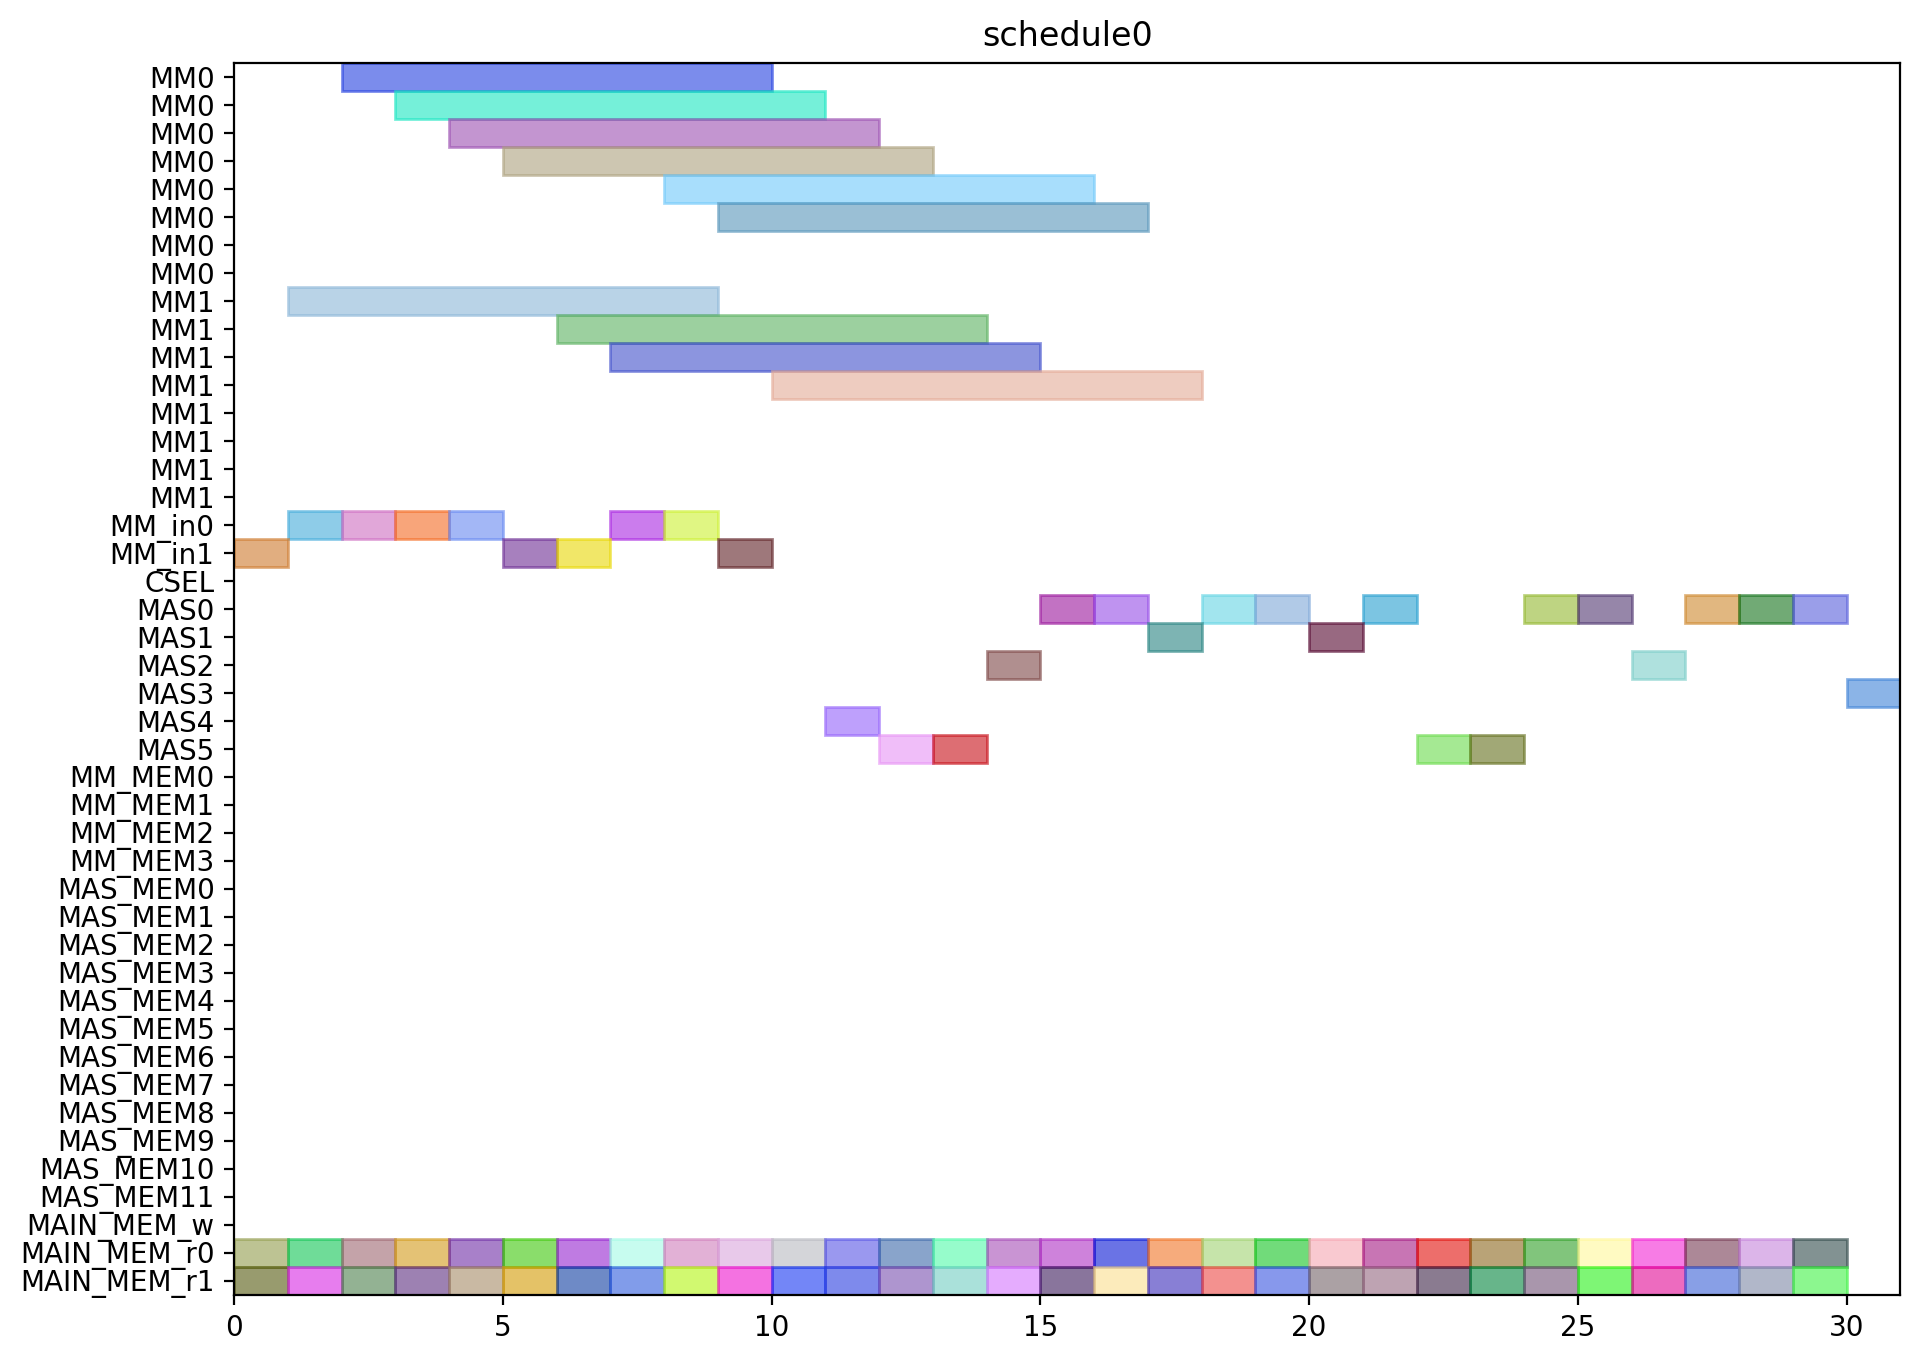

The script that drew this image:
from pyschedule import Scenario, solvers, plotters, alt


def solve():
	horizon = 131
	S = Scenario("schedule0", horizon=horizon)

	# resource
	MM = S.Resources('MM', num=2, size=8)
	MM_in = S.Resources('MM_in', num=2)
	CSEL = S.Resource('CSEL')
	MAS = S.Resources('MAS', num=6, size=1, periods=range(1, horizon))
	MM_MEM = S.Resources('MM_MEM', num=4)
	MAS_MEM = S.Resources('MAS_MEM', num=12)
	MAIN_MEM_w = S.Resource('MAIN_MEM_w', size=1)
	MAIN_MEM_r = S.Resources('MAIN_MEM_r', num=2)

	# result of previous scheduling

	# new tasks
	c_aa_a1_0 = S.Task('c_aa_a1_0', length=1, delay_cost=1)
	c_aa_a1_0 += alt(MAS)
	c_aa_a1_0_mem0 = S.Task('c_aa_a1_0_mem0', length=1, delay_cost=1)
	c_aa_a1_0_mem0 += MAIN_MEM_r[0]
	S += c_aa_a1_0_mem0 <= c_aa_a1_0

	c_aa_a1_0_mem1 = S.Task('c_aa_a1_0_mem1', length=1, delay_cost=1)
	c_aa_a1_0_mem1 += MAIN_MEM_r[1]
	S += c_aa_a1_0_mem1 <= c_aa_a1_0

	c_aa_a1_1 = S.Task('c_aa_a1_1', length=1, delay_cost=1)
	c_aa_a1_1 += alt(MAS)
	c_aa_a1_1_mem0 = S.Task('c_aa_a1_1_mem0', length=1, delay_cost=1)
	c_aa_a1_1_mem0 += MAIN_MEM_r[0]
	S += c_aa_a1_1_mem0 <= c_aa_a1_1

	c_aa_a1_1_mem1 = S.Task('c_aa_a1_1_mem1', length=1, delay_cost=1)
	c_aa_a1_1_mem1 += MAIN_MEM_r[1]
	S += c_aa_a1_1_mem1 <= c_aa_a1_1

	c_aa_t10 = S.Task('c_aa_t10', length=1, delay_cost=1)
	c_aa_t10 += alt(MAS)
	c_aa_t10_mem0 = S.Task('c_aa_t10_mem0', length=1, delay_cost=1)
	c_aa_t10_mem0 += MAIN_MEM_r[0]
	S += c_aa_t10_mem0 <= c_aa_t10

	c_aa_t10_mem1 = S.Task('c_aa_t10_mem1', length=1, delay_cost=1)
	c_aa_t10_mem1 += MAIN_MEM_r[1]
	S += c_aa_t10_mem1 <= c_aa_t10

	c_aa_t11 = S.Task('c_aa_t11', length=1, delay_cost=1)
	c_aa_t11 += alt(MAS)
	c_aa_t11_mem0 = S.Task('c_aa_t11_mem0', length=1, delay_cost=1)
	c_aa_t11_mem0 += MAIN_MEM_r[0]
	S += c_aa_t11_mem0 <= c_aa_t11

	c_aa_t11_mem1 = S.Task('c_aa_t11_mem1', length=1, delay_cost=1)
	c_aa_t11_mem1 += MAIN_MEM_r[1]
	S += c_aa_t11_mem1 <= c_aa_t11

	c_aa_t3_t0 = S.Task('c_aa_t3_t0', length=8, delay_cost=1)
	c_aa_t3_t0 += alt(MM)
	c_aa_t3_t0_in = S.Task('c_aa_t3_t0_in', length=1, delay_cost=1)
	c_aa_t3_t0_in += alt(MM_in)
	S += c_aa_t3_t0_in*MM_in[0]<=c_aa_t3_t0*MM[0]
	S += c_aa_t3_t0_in*MM_in[1]<=c_aa_t3_t0*MM[1]
	c_aa_t3_t0_mem0 = S.Task('c_aa_t3_t0_mem0', length=1, delay_cost=1)
	c_aa_t3_t0_mem0 += MAIN_MEM_r[0]
	S += c_aa_t3_t0_mem0 <= c_aa_t3_t0

	c_aa_t3_t0_mem1 = S.Task('c_aa_t3_t0_mem1', length=1, delay_cost=1)
	c_aa_t3_t0_mem1 += MAIN_MEM_r[1]
	S += c_aa_t3_t0_mem1 <= c_aa_t3_t0

	c_aa_t3_t1 = S.Task('c_aa_t3_t1', length=8, delay_cost=1)
	c_aa_t3_t1 += alt(MM)
	c_aa_t3_t1_in = S.Task('c_aa_t3_t1_in', length=1, delay_cost=1)
	c_aa_t3_t1_in += alt(MM_in)
	S += c_aa_t3_t1_in*MM_in[0]<=c_aa_t3_t1*MM[0]
	S += c_aa_t3_t1_in*MM_in[1]<=c_aa_t3_t1*MM[1]
	c_aa_t3_t1_mem0 = S.Task('c_aa_t3_t1_mem0', length=1, delay_cost=1)
	c_aa_t3_t1_mem0 += MAIN_MEM_r[0]
	S += c_aa_t3_t1_mem0 <= c_aa_t3_t1

	c_aa_t3_t1_mem1 = S.Task('c_aa_t3_t1_mem1', length=1, delay_cost=1)
	c_aa_t3_t1_mem1 += MAIN_MEM_r[1]
	S += c_aa_t3_t1_mem1 <= c_aa_t3_t1

	c_aa_t3_t2 = S.Task('c_aa_t3_t2', length=1, delay_cost=1)
	c_aa_t3_t2 += alt(MAS)
	c_aa_t3_t2_mem0 = S.Task('c_aa_t3_t2_mem0', length=1, delay_cost=1)
	c_aa_t3_t2_mem0 += MAIN_MEM_r[0]
	S += c_aa_t3_t2_mem0 <= c_aa_t3_t2

	c_aa_t3_t2_mem1 = S.Task('c_aa_t3_t2_mem1', length=1, delay_cost=1)
	c_aa_t3_t2_mem1 += MAIN_MEM_r[1]
	S += c_aa_t3_t2_mem1 <= c_aa_t3_t2

	c_aa_t3_t3 = S.Task('c_aa_t3_t3', length=1, delay_cost=1)
	c_aa_t3_t3 += alt(MAS)
	c_aa_t3_t3_mem0 = S.Task('c_aa_t3_t3_mem0', length=1, delay_cost=1)
	c_aa_t3_t3_mem0 += MAIN_MEM_r[0]
	S += c_aa_t3_t3_mem0 <= c_aa_t3_t3

	c_aa_t3_t3_mem1 = S.Task('c_aa_t3_t3_mem1', length=1, delay_cost=1)
	c_aa_t3_t3_mem1 += MAIN_MEM_r[1]
	S += c_aa_t3_t3_mem1 <= c_aa_t3_t3

	c_bb_a1_0 = S.Task('c_bb_a1_0', length=1, delay_cost=1)
	c_bb_a1_0 += alt(MAS)
	c_bb_a1_0_mem0 = S.Task('c_bb_a1_0_mem0', length=1, delay_cost=1)
	c_bb_a1_0_mem0 += MAIN_MEM_r[0]
	S += c_bb_a1_0_mem0 <= c_bb_a1_0

	c_bb_a1_0_mem1 = S.Task('c_bb_a1_0_mem1', length=1, delay_cost=1)
	c_bb_a1_0_mem1 += MAIN_MEM_r[1]
	S += c_bb_a1_0_mem1 <= c_bb_a1_0

	c_bb_a1_1 = S.Task('c_bb_a1_1', length=1, delay_cost=1)
	c_bb_a1_1 += alt(MAS)
	c_bb_a1_1_mem0 = S.Task('c_bb_a1_1_mem0', length=1, delay_cost=1)
	c_bb_a1_1_mem0 += MAIN_MEM_r[0]
	S += c_bb_a1_1_mem0 <= c_bb_a1_1

	c_bb_a1_1_mem1 = S.Task('c_bb_a1_1_mem1', length=1, delay_cost=1)
	c_bb_a1_1_mem1 += MAIN_MEM_r[1]
	S += c_bb_a1_1_mem1 <= c_bb_a1_1

	c_bb_t10 = S.Task('c_bb_t10', length=1, delay_cost=1)
	c_bb_t10 += alt(MAS)
	c_bb_t10_mem0 = S.Task('c_bb_t10_mem0', length=1, delay_cost=1)
	c_bb_t10_mem0 += MAIN_MEM_r[0]
	S += c_bb_t10_mem0 <= c_bb_t10

	c_bb_t10_mem1 = S.Task('c_bb_t10_mem1', length=1, delay_cost=1)
	c_bb_t10_mem1 += MAIN_MEM_r[1]
	S += c_bb_t10_mem1 <= c_bb_t10

	c_bb_t11 = S.Task('c_bb_t11', length=1, delay_cost=1)
	c_bb_t11 += alt(MAS)
	c_bb_t11_mem0 = S.Task('c_bb_t11_mem0', length=1, delay_cost=1)
	c_bb_t11_mem0 += MAIN_MEM_r[0]
	S += c_bb_t11_mem0 <= c_bb_t11

	c_bb_t11_mem1 = S.Task('c_bb_t11_mem1', length=1, delay_cost=1)
	c_bb_t11_mem1 += MAIN_MEM_r[1]
	S += c_bb_t11_mem1 <= c_bb_t11

	c_bb_t3_t0 = S.Task('c_bb_t3_t0', length=8, delay_cost=1)
	c_bb_t3_t0 += alt(MM)
	c_bb_t3_t0_in = S.Task('c_bb_t3_t0_in', length=1, delay_cost=1)
	c_bb_t3_t0_in += alt(MM_in)
	S += c_bb_t3_t0_in*MM_in[0]<=c_bb_t3_t0*MM[0]
	S += c_bb_t3_t0_in*MM_in[1]<=c_bb_t3_t0*MM[1]
	c_bb_t3_t0_mem0 = S.Task('c_bb_t3_t0_mem0', length=1, delay_cost=1)
	c_bb_t3_t0_mem0 += MAIN_MEM_r[0]
	S += c_bb_t3_t0_mem0 <= c_bb_t3_t0

	c_bb_t3_t0_mem1 = S.Task('c_bb_t3_t0_mem1', length=1, delay_cost=1)
	c_bb_t3_t0_mem1 += MAIN_MEM_r[1]
	S += c_bb_t3_t0_mem1 <= c_bb_t3_t0

	c_bb_t3_t1 = S.Task('c_bb_t3_t1', length=8, delay_cost=1)
	c_bb_t3_t1 += alt(MM)
	c_bb_t3_t1_in = S.Task('c_bb_t3_t1_in', length=1, delay_cost=1)
	c_bb_t3_t1_in += alt(MM_in)
	S += c_bb_t3_t1_in*MM_in[0]<=c_bb_t3_t1*MM[0]
	S += c_bb_t3_t1_in*MM_in[1]<=c_bb_t3_t1*MM[1]
	c_bb_t3_t1_mem0 = S.Task('c_bb_t3_t1_mem0', length=1, delay_cost=1)
	c_bb_t3_t1_mem0 += MAIN_MEM_r[0]
	S += c_bb_t3_t1_mem0 <= c_bb_t3_t1

	c_bb_t3_t1_mem1 = S.Task('c_bb_t3_t1_mem1', length=1, delay_cost=1)
	c_bb_t3_t1_mem1 += MAIN_MEM_r[1]
	S += c_bb_t3_t1_mem1 <= c_bb_t3_t1

	c_bb_t3_t2 = S.Task('c_bb_t3_t2', length=1, delay_cost=1)
	c_bb_t3_t2 += alt(MAS)
	c_bb_t3_t2_mem0 = S.Task('c_bb_t3_t2_mem0', length=1, delay_cost=1)
	c_bb_t3_t2_mem0 += MAIN_MEM_r[0]
	S += c_bb_t3_t2_mem0 <= c_bb_t3_t2

	c_bb_t3_t2_mem1 = S.Task('c_bb_t3_t2_mem1', length=1, delay_cost=1)
	c_bb_t3_t2_mem1 += MAIN_MEM_r[1]
	S += c_bb_t3_t2_mem1 <= c_bb_t3_t2

	c_bb_t3_t3 = S.Task('c_bb_t3_t3', length=1, delay_cost=1)
	c_bb_t3_t3 += alt(MAS)
	c_bb_t3_t3_mem0 = S.Task('c_bb_t3_t3_mem0', length=1, delay_cost=1)
	c_bb_t3_t3_mem0 += MAIN_MEM_r[0]
	S += c_bb_t3_t3_mem0 <= c_bb_t3_t3

	c_bb_t3_t3_mem1 = S.Task('c_bb_t3_t3_mem1', length=1, delay_cost=1)
	c_bb_t3_t3_mem1 += MAIN_MEM_r[1]
	S += c_bb_t3_t3_mem1 <= c_bb_t3_t3

	c_cc_a1_0 = S.Task('c_cc_a1_0', length=1, delay_cost=1)
	c_cc_a1_0 += alt(MAS)
	c_cc_a1_0_mem0 = S.Task('c_cc_a1_0_mem0', length=1, delay_cost=1)
	c_cc_a1_0_mem0 += MAIN_MEM_r[0]
	S += c_cc_a1_0_mem0 <= c_cc_a1_0

	c_cc_a1_0_mem1 = S.Task('c_cc_a1_0_mem1', length=1, delay_cost=1)
	c_cc_a1_0_mem1 += MAIN_MEM_r[1]
	S += c_cc_a1_0_mem1 <= c_cc_a1_0

	c_cc_a1_1 = S.Task('c_cc_a1_1', length=1, delay_cost=1)
	c_cc_a1_1 += alt(MAS)
	c_cc_a1_1_mem0 = S.Task('c_cc_a1_1_mem0', length=1, delay_cost=1)
	c_cc_a1_1_mem0 += MAIN_MEM_r[0]
	S += c_cc_a1_1_mem0 <= c_cc_a1_1

	c_cc_a1_1_mem1 = S.Task('c_cc_a1_1_mem1', length=1, delay_cost=1)
	c_cc_a1_1_mem1 += MAIN_MEM_r[1]
	S += c_cc_a1_1_mem1 <= c_cc_a1_1

	c_cc_t10 = S.Task('c_cc_t10', length=1, delay_cost=1)
	c_cc_t10 += alt(MAS)
	c_cc_t10_mem0 = S.Task('c_cc_t10_mem0', length=1, delay_cost=1)
	c_cc_t10_mem0 += MAIN_MEM_r[0]
	S += c_cc_t10_mem0 <= c_cc_t10

	c_cc_t10_mem1 = S.Task('c_cc_t10_mem1', length=1, delay_cost=1)
	c_cc_t10_mem1 += MAIN_MEM_r[1]
	S += c_cc_t10_mem1 <= c_cc_t10

	c_cc_t11 = S.Task('c_cc_t11', length=1, delay_cost=1)
	c_cc_t11 += alt(MAS)
	c_cc_t11_mem0 = S.Task('c_cc_t11_mem0', length=1, delay_cost=1)
	c_cc_t11_mem0 += MAIN_MEM_r[0]
	S += c_cc_t11_mem0 <= c_cc_t11

	c_cc_t11_mem1 = S.Task('c_cc_t11_mem1', length=1, delay_cost=1)
	c_cc_t11_mem1 += MAIN_MEM_r[1]
	S += c_cc_t11_mem1 <= c_cc_t11

	c_cc_t3_t0 = S.Task('c_cc_t3_t0', length=8, delay_cost=1)
	c_cc_t3_t0 += alt(MM)
	c_cc_t3_t0_in = S.Task('c_cc_t3_t0_in', length=1, delay_cost=1)
	c_cc_t3_t0_in += alt(MM_in)
	S += c_cc_t3_t0_in*MM_in[0]<=c_cc_t3_t0*MM[0]
	S += c_cc_t3_t0_in*MM_in[1]<=c_cc_t3_t0*MM[1]
	c_cc_t3_t0_mem0 = S.Task('c_cc_t3_t0_mem0', length=1, delay_cost=1)
	c_cc_t3_t0_mem0 += MAIN_MEM_r[0]
	S += c_cc_t3_t0_mem0 <= c_cc_t3_t0

	c_cc_t3_t0_mem1 = S.Task('c_cc_t3_t0_mem1', length=1, delay_cost=1)
	c_cc_t3_t0_mem1 += MAIN_MEM_r[1]
	S += c_cc_t3_t0_mem1 <= c_cc_t3_t0

	c_cc_t3_t1 = S.Task('c_cc_t3_t1', length=8, delay_cost=1)
	c_cc_t3_t1 += alt(MM)
	c_cc_t3_t1_in = S.Task('c_cc_t3_t1_in', length=1, delay_cost=1)
	c_cc_t3_t1_in += alt(MM_in)
	S += c_cc_t3_t1_in*MM_in[0]<=c_cc_t3_t1*MM[0]
	S += c_cc_t3_t1_in*MM_in[1]<=c_cc_t3_t1*MM[1]
	c_cc_t3_t1_mem0 = S.Task('c_cc_t3_t1_mem0', length=1, delay_cost=1)
	c_cc_t3_t1_mem0 += MAIN_MEM_r[0]
	S += c_cc_t3_t1_mem0 <= c_cc_t3_t1

	c_cc_t3_t1_mem1 = S.Task('c_cc_t3_t1_mem1', length=1, delay_cost=1)
	c_cc_t3_t1_mem1 += MAIN_MEM_r[1]
	S += c_cc_t3_t1_mem1 <= c_cc_t3_t1

	c_cc_t3_t2 = S.Task('c_cc_t3_t2', length=1, delay_cost=1)
	c_cc_t3_t2 += alt(MAS)
	c_cc_t3_t2_mem0 = S.Task('c_cc_t3_t2_mem0', length=1, delay_cost=1)
	c_cc_t3_t2_mem0 += MAIN_MEM_r[0]
	S += c_cc_t3_t2_mem0 <= c_cc_t3_t2

	c_cc_t3_t2_mem1 = S.Task('c_cc_t3_t2_mem1', length=1, delay_cost=1)
	c_cc_t3_t2_mem1 += MAIN_MEM_r[1]
	S += c_cc_t3_t2_mem1 <= c_cc_t3_t2

	c_cc_t3_t3 = S.Task('c_cc_t3_t3', length=1, delay_cost=1)
	c_cc_t3_t3 += alt(MAS)
	c_cc_t3_t3_mem0 = S.Task('c_cc_t3_t3_mem0', length=1, delay_cost=1)
	c_cc_t3_t3_mem0 += MAIN_MEM_r[0]
	S += c_cc_t3_t3_mem0 <= c_cc_t3_t3

	c_cc_t3_t3_mem1 = S.Task('c_cc_t3_t3_mem1', length=1, delay_cost=1)
	c_cc_t3_t3_mem1 += MAIN_MEM_r[1]
	S += c_cc_t3_t3_mem1 <= c_cc_t3_t3

	c_ab_t0_t0 = S.Task('c_ab_t0_t0', length=8, delay_cost=1)
	c_ab_t0_t0 += alt(MM)
	c_ab_t0_t0_in = S.Task('c_ab_t0_t0_in', length=1, delay_cost=1)
	c_ab_t0_t0_in += alt(MM_in)
	S += c_ab_t0_t0_in*MM_in[0]<=c_ab_t0_t0*MM[0]
	S += c_ab_t0_t0_in*MM_in[1]<=c_ab_t0_t0*MM[1]
	c_ab_t0_t0_mem0 = S.Task('c_ab_t0_t0_mem0', length=1, delay_cost=1)
	c_ab_t0_t0_mem0 += MAIN_MEM_r[0]
	S += c_ab_t0_t0_mem0 <= c_ab_t0_t0

	c_ab_t0_t0_mem1 = S.Task('c_ab_t0_t0_mem1', length=1, delay_cost=1)
	c_ab_t0_t0_mem1 += MAIN_MEM_r[1]
	S += c_ab_t0_t0_mem1 <= c_ab_t0_t0

	c_ab_t0_t1 = S.Task('c_ab_t0_t1', length=8, delay_cost=1)
	c_ab_t0_t1 += alt(MM)
	c_ab_t0_t1_in = S.Task('c_ab_t0_t1_in', length=1, delay_cost=1)
	c_ab_t0_t1_in += alt(MM_in)
	S += c_ab_t0_t1_in*MM_in[0]<=c_ab_t0_t1*MM[0]
	S += c_ab_t0_t1_in*MM_in[1]<=c_ab_t0_t1*MM[1]
	c_ab_t0_t1_mem0 = S.Task('c_ab_t0_t1_mem0', length=1, delay_cost=1)
	c_ab_t0_t1_mem0 += MAIN_MEM_r[0]
	S += c_ab_t0_t1_mem0 <= c_ab_t0_t1

	c_ab_t0_t1_mem1 = S.Task('c_ab_t0_t1_mem1', length=1, delay_cost=1)
	c_ab_t0_t1_mem1 += MAIN_MEM_r[1]
	S += c_ab_t0_t1_mem1 <= c_ab_t0_t1

	c_ab_t0_t2 = S.Task('c_ab_t0_t2', length=1, delay_cost=1)
	c_ab_t0_t2 += alt(MAS)
	c_ab_t0_t2_mem0 = S.Task('c_ab_t0_t2_mem0', length=1, delay_cost=1)
	c_ab_t0_t2_mem0 += MAIN_MEM_r[0]
	S += c_ab_t0_t2_mem0 <= c_ab_t0_t2

	c_ab_t0_t2_mem1 = S.Task('c_ab_t0_t2_mem1', length=1, delay_cost=1)
	c_ab_t0_t2_mem1 += MAIN_MEM_r[1]
	S += c_ab_t0_t2_mem1 <= c_ab_t0_t2

	c_ab_t0_t3 = S.Task('c_ab_t0_t3', length=1, delay_cost=1)
	c_ab_t0_t3 += alt(MAS)
	c_ab_t0_t3_mem0 = S.Task('c_ab_t0_t3_mem0', length=1, delay_cost=1)
	c_ab_t0_t3_mem0 += MAIN_MEM_r[0]
	S += c_ab_t0_t3_mem0 <= c_ab_t0_t3

	c_ab_t0_t3_mem1 = S.Task('c_ab_t0_t3_mem1', length=1, delay_cost=1)
	c_ab_t0_t3_mem1 += MAIN_MEM_r[1]
	S += c_ab_t0_t3_mem1 <= c_ab_t0_t3

	c_ab_t1_t0 = S.Task('c_ab_t1_t0', length=8, delay_cost=1)
	c_ab_t1_t0 += alt(MM)
	c_ab_t1_t0_in = S.Task('c_ab_t1_t0_in', length=1, delay_cost=1)
	c_ab_t1_t0_in += alt(MM_in)
	S += c_ab_t1_t0_in*MM_in[0]<=c_ab_t1_t0*MM[0]
	S += c_ab_t1_t0_in*MM_in[1]<=c_ab_t1_t0*MM[1]
	c_ab_t1_t0_mem0 = S.Task('c_ab_t1_t0_mem0', length=1, delay_cost=1)
	c_ab_t1_t0_mem0 += MAIN_MEM_r[0]
	S += c_ab_t1_t0_mem0 <= c_ab_t1_t0

	c_ab_t1_t0_mem1 = S.Task('c_ab_t1_t0_mem1', length=1, delay_cost=1)
	c_ab_t1_t0_mem1 += MAIN_MEM_r[1]
	S += c_ab_t1_t0_mem1 <= c_ab_t1_t0

	c_ab_t1_t1 = S.Task('c_ab_t1_t1', length=8, delay_cost=1)
	c_ab_t1_t1 += alt(MM)
	c_ab_t1_t1_in = S.Task('c_ab_t1_t1_in', length=1, delay_cost=1)
	c_ab_t1_t1_in += alt(MM_in)
	S += c_ab_t1_t1_in*MM_in[0]<=c_ab_t1_t1*MM[0]
	S += c_ab_t1_t1_in*MM_in[1]<=c_ab_t1_t1*MM[1]
	c_ab_t1_t1_mem0 = S.Task('c_ab_t1_t1_mem0', length=1, delay_cost=1)
	c_ab_t1_t1_mem0 += MAIN_MEM_r[0]
	S += c_ab_t1_t1_mem0 <= c_ab_t1_t1

	c_ab_t1_t1_mem1 = S.Task('c_ab_t1_t1_mem1', length=1, delay_cost=1)
	c_ab_t1_t1_mem1 += MAIN_MEM_r[1]
	S += c_ab_t1_t1_mem1 <= c_ab_t1_t1

	solvers.mip.solve(S,msg=1,kind='CPLEX',ratio_gap=1.01)

	solution = [['hoge']*len(S.solution()[1]) for i in range(len(S.solution()))]
	for i in range(len(S.solution())):
		for j in range(len(S.solution()[i])):
			solution[i][j]=str(S.solution()[i][j])
	print(solution)

	cycles = int(solution[-1][3])

	pic_file_name = "/home/mfukuda/ABE/multiRAM_multiMAS_16mux/scheduling_result/stage8MM2_stage1MAS6/FP12_INV_BEFORE_FPINV/schedule0.png"
	if(S.solution() != []):
		plotters.matplotlib.plot(S,img_filename=pic_file_name, show_task_labels=False, fig_size=(cycles*0.25+3, 8))

	return solution
